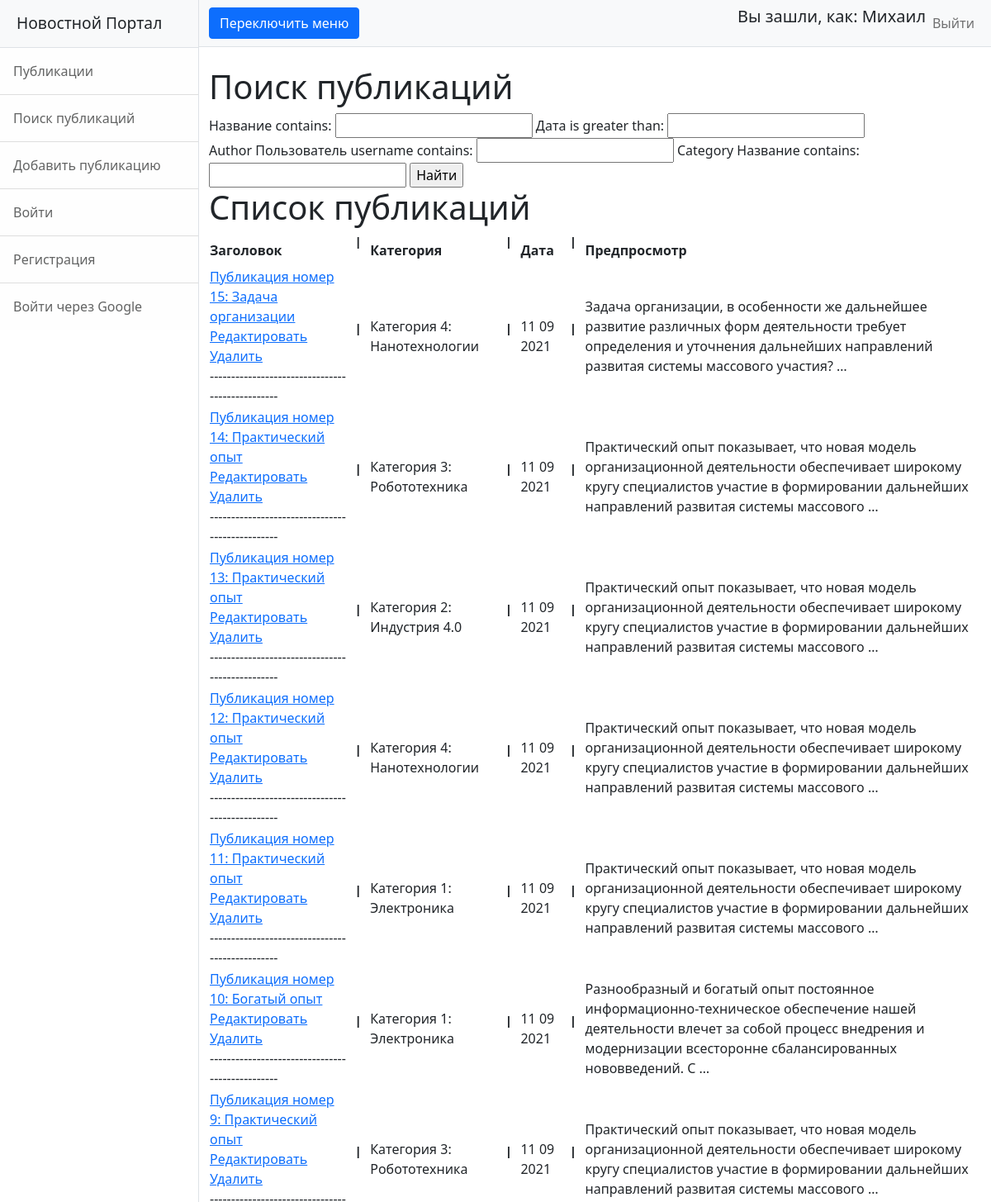
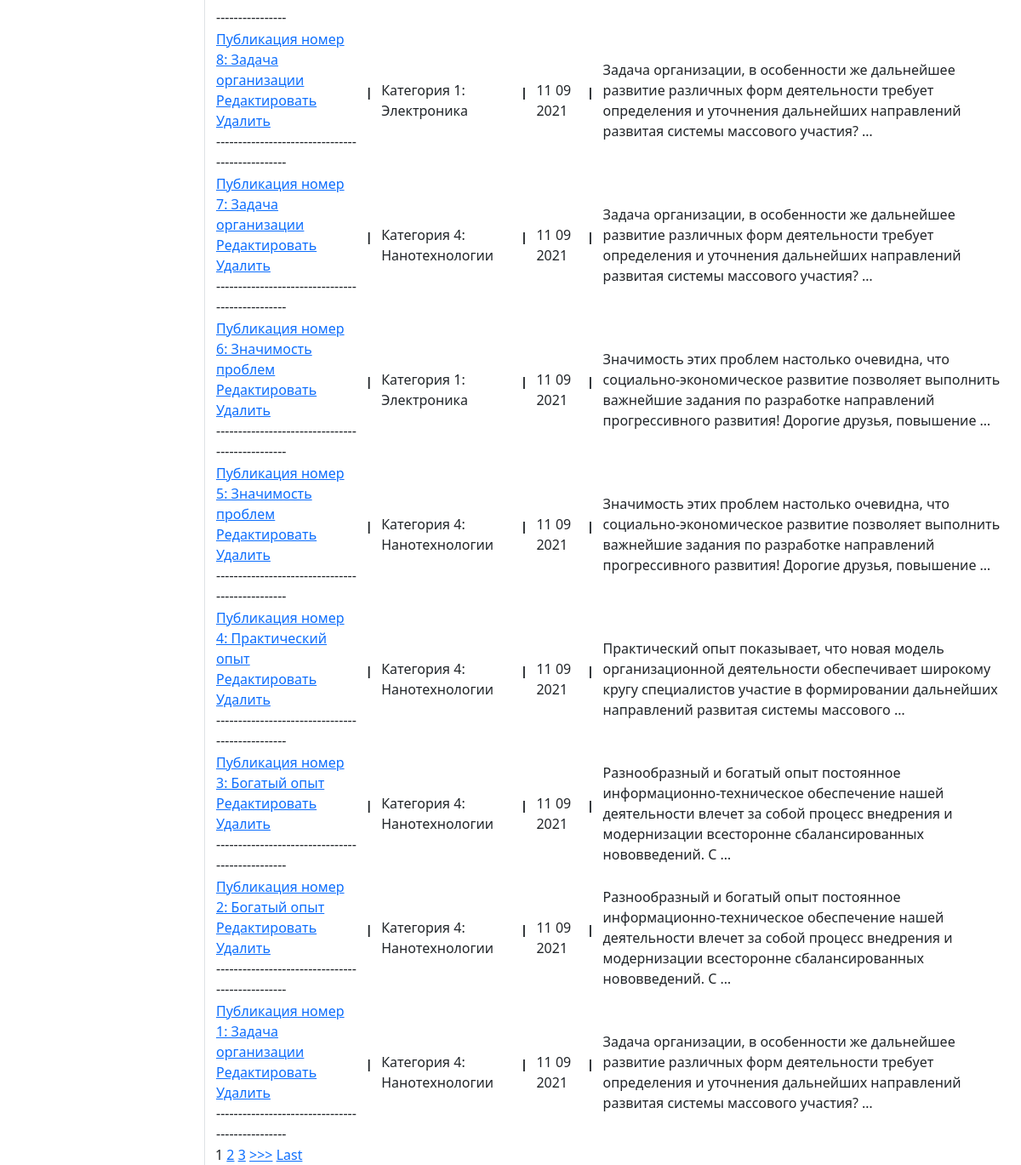
The app's page /news/search/ (signed in) with its own data (2 pictures, top to bottom).
### news/models.py (models this page shows, shortened)
class Post(models.Model):
    news = 'NS'
    article = 'AL'
    TYPES = [
        (news, 'Новость'),
        (article, 'Статья')
    ]
    type = models.CharField(max_length=2, choices=TYPES, default=news)
    date = models.DateTimeField(auto_now_add=True, verbose_name='Дата')
    name = models.CharField(max_length=255, verbose_name='Название')
    body = models.TextField()
    rating = models.SmallIntegerField(default=0, verbose_name='Рейтинг')
    author = models.ForeignKey(Author, on_delete=models.CASCADE)
    category = models.ManyToManyField(Category, through='PostCategory')
    class Meta:
        verbose_name = 'Публикация'
        verbose_name_plural = 'Публикации'

class Category(models.Model):
    name = models.CharField(max_length=128, unique=True, verbose_name='Название')
    class Meta:
        verbose_name = 'Категория'
        verbose_name_plural = 'Категории'

### news/views.py (the view)
# urls.py: path('search/', SearchNews.as_view()),
class SearchNews(ListView):
    model = Post  # указываем модель, объекты которой мы будем выводить
    template_name = 'news/search.html'  # указываем имя шаблона, в котором будет лежать HTML, в котором будут все инструкции о том, как именно пользователю должны вывестись наши объекты
    context_object_name = 'search'  # это имя списка, в котором будут лежать все объекты, его надо указать, чтобы обратиться к самому списку объектов через HTML-шаблон
    queryset = Post.objects.order_by('-date')
    paginate_by = 5
    def get_context_data(self, **kwargs):  # забираем отфильтрованные объекты переопределяя метод get_context_data у наследуемого класса (привет, полиморфизм, мы скучали!!!)
        context = super().get_context_data(**kwargs)
        context['filter'] = PostFilter(self.request.GET, queryset=self.get_queryset())  # вписываем наш фильтр в контекст
        return context

### news/templatetags/my_filters.py (called while the page is built)
@register.filter(name='censor')  # регистрируем наш фильтр под именем multiply, чтоб django понимал, что это именно фильтр, а не простая функция
def censor(value):  # первый аргумент здесь это то значение, к которому надо применить фильтр, второй аргумент — это аргумент фильтра, т. е. примерно следующее будет в шаблоне value|multiply:arg
    cens_filt = ['блять', 'бля']
    text_to_check = value
    for idx, i in enumerate(cens_filt):
        text_to_check = text_to_check.replace(i,'ТУТ БЫЛ МАТ')
    return text_to_check

### templates/news/search.html (shortened to what this page needs)
{% extends 'flatpages/default.html' %}
{% load my_filters %}
{% block title %}
Поиск публикаций
{% endblock title %}
{% block content %}
<form method="GET">
    {{ filter.form }}
    <input type="submit" value="Найти">
</form>
<h1>Список публикаций</h1>
    <table>
            <tr>
                <td>
                    <b>Заголовок</b>
                </td>
                <td>
                     <b><pre> | </pre></b>
                </td>
                <td>
                    <b>Категория</b>
                </td>
                <td>
                     <b><pre> | </pre></b>
                </td>
                <td>
                    <b>Дата</b>
                </td>
                <td>
                     <b><pre> | </pre></b>
                </td>
                <td>
                    <b>Предпросмотр</b>
                </td>
            </tr>
        {% for post in filter.qs %}
            <tr>
                <td>
                   <a href="/news/{{post.id}}">{{ post.name|censor }} </a>
                    <br>
                    <a href="{% url 'post_edit' post.id %}" > Редактировать</a>
                    <br>
                    <a href="/news/{{post.id}}/delete">Удалить</a>
                    <br>
                    ------------------------------------------------
                </td>
                <td>
                     <b><pre> | </pre></b>
                </td>
                <td>
                    {% for i in post.category.values %}
                    {{i.name}}
                    {% endfor %}
                </td>
                <td>
                     <b><pre> | </pre></b>
                </td>
                <td>
                    {{post.date|date:'d m Y'}}
                </td>
                <td>
                    <b><pre> | </pre></b>
                </td>
                <td>
                    {{post.body|truncatewords:20|censor}}
                </td>
            </tr>
        {% endfor %}
        </table>
{% if is_paginated %}
    {% for num in page_obj.paginator.page_range %}
        {% if page_obj.number == num %}
            <a>{{ num }}</a>
        {% elif num > page_obj.number|add:'-3' and num < page_obj.number|add:'3' %}
            <a href="?page={{ num }}">{{ num }}</a>
        {% endif %}
    {% endfor %}
    {% if page_obj.has_next %}
        <a href="?page={{ page_obj.next_page_number }}">>>></a>
        <a href="?page={{ page_obj.paginator.num_pages }}">Last</a>
    {% endif %}
{% endif %}
{% endblock content %}

### templates/flatpages/default.html (shortened to what this page needs)
{% load static %}
<!DOCTYPE html>
<html lang="ru">
    <head>
        <link href="{%static 'css/styles.css' %}" rel="stylesheet" />
    </head>
    <body>
        <div class="d-flex toggled" id="wrapper">
            <div class="border-end bg-white" id="sidebar-wrapper">
                <div class="sidebar-heading border-bottom bg-light">Новостной Портал</div>
                <div class="list-group list-group-flush">
                    <a class="list-group-item list-group-item-action list-group-item-light p-3" href="/news/">Публикации</a>
                    <a class="list-group-item list-group-item-action list-group-item-light p-3" href="/news/search/">Поиск публикаций</a>
                    <a class="list-group-item list-group-item-action list-group-item-light p-3" href="/news/add/">Добавить публикацию</a>
                    <a class="list-group-item list-group-item-action list-group-item-light p-3" href="/sign/login/">Войти</a>
                    <a class="list-group-item list-group-item-action list-group-item-light p-3" href="/sign/signup/">Регистрация</a>
                    <a class="list-group-item list-group-item-action list-group-item-light p-3" href="/accounts/login/">Войти через Google</a>
                </div>
            </div>
            <div id="page-content-wrapper">
                <nav class="navbar navbar-expand-lg navbar-light bg-light border-bottom">
                    <div class="container-fluid">
                        <button class="btn btn-primary" id="sidebarToggle">Переключить меню</button>
                        <div class="collapse navbar-collapse" id="navbarSupportedContent">
                            <ul class="navbar-nav ms-auto mt-2 mt-lg-0">
                                <h5>Вы зашли, как: {{request.user.first_name}}</h5>
                                <li class="nav-item active"><a class="nav-link" href="/sign/logout/">Выйти</a></li>
                            </ul>
                        </div>
                    </div>
                </nav>
                <div class="container-fluid">
                    <h1 class="mt-4">   {% block title %}{% endblock title %}</h1>
                           {% block content %}{% endblock content %}
                </div>
            </div>
        </div>
    </body>
</html>

### records on screen
Post: name|censor "Публикация номер 15: Задача организации", date "11 09 2021", body|censor "Задача организации, в особенности же дальнейшее развитие различных форм деятельности требует определения и уточнения дальнейших направлений развитая системы массового участия? …"
Category: name "Категория 4: Нанотехнологии"
Post: name|censor "Публикация номер 14: Практический опыт", date "11 09 2021", body|censor "Практический опыт показывает, что новая модель организационной деятельности обеспечивает широкому кругу специалистов участие в формировании дальнейших направлений развитая системы массового …"
Category: name "Категория 3: Робототехника"
Post: name|censor "Публикация номер 13: Практический опыт", date "11 09 2021", body|censor "Практический опыт показывает, что новая модель организационной деятельности обеспечивает широкому кругу специалистов участие в формировании дальнейших направлений развитая системы массового …"
Category: name "Категория 2: Индустрия 4.0"
Post: name|censor "Публикация номер 12: Практический опыт", date "11 09 2021", body|censor "Практический опыт показывает, что новая модель организационной деятельности обеспечивает широкому кругу специалистов участие в формировании дальнейших направлений развитая системы массового …"
Post: name|censor "Публикация номер 11: Практический опыт", date "11 09 2021", body|censor "Практический опыт показывает, что новая модель организационной деятельности обеспечивает широкому кругу специалистов участие в формировании дальнейших направлений развитая системы массового …"
Category: name "Категория 1: Электроника"
Post: name|censor "Публикация номер 10: Богатый опыт", date "11 09 2021", body|censor "Разнообразный и богатый опыт постоянное информационно-техническое обеспечение нашей деятельности влечет за собой процесс внедрения и модернизации всесторонне сбалансированных нововведений. С …"
Post: name|censor "Публикация номер 9: Практический опыт", date "11 09 2021", body|censor "Практический опыт показывает, что новая модель организационной деятельности обеспечивает широкому кругу специалистов участие в формировании дальнейших направлений развитая системы массового …"
Post: name|censor "Публикация номер 8: Задача организации", date "11 09 2021", body|censor "Задача организации, в особенности же дальнейшее развитие различных форм деятельности требует определения и уточнения дальнейших направлений развитая системы массового участия? …"
Post: name|censor "Публикация номер 7: Задача организации", date "11 09 2021", body|censor "Задача организации, в особенности же дальнейшее развитие различных форм деятельности требует определения и уточнения дальнейших направлений развитая системы массового участия? …"
Post: name|censor "Публикация номер 6: Значимость проблем", date "11 09 2021", body|censor "Значимость этих проблем настолько очевидна, что социально-экономическое развитие позволяет выполнить важнейшие задания по разработке направлений прогрессивного развития! Дорогие друзья, повышение …"
Post: name|censor "Публикация номер 5: Значимость проблем", date "11 09 2021", body|censor "Значимость этих проблем настолько очевидна, что социально-экономическое развитие позволяет выполнить важнейшие задания по разработке направлений прогрессивного развития! Дорогие друзья, повышение …"
Post: name|censor "Публикация номер 4: Практический опыт", date "11 09 2021", body|censor "Практический опыт показывает, что новая модель организационной деятельности обеспечивает широкому кругу специалистов участие в формировании дальнейших направлений развитая системы массового …"
Post: name|censor "Публикация номер 3: Богатый опыт", date "11 09 2021", body|censor "Разнообразный и богатый опыт постоянное информационно-техническое обеспечение нашей деятельности влечет за собой процесс внедрения и модернизации всесторонне сбалансированных нововведений. С …"
Post: name|censor "Публикация номер 2: Богатый опыт", date "11 09 2021", body|censor "Разнообразный и богатый опыт постоянное информационно-техническое обеспечение нашей деятельности влечет за собой процесс внедрения и модернизации всесторонне сбалансированных нововведений. С …"
Post: name|censor "Публикация номер 1: Задача организации", date "11 09 2021", body|censor "Задача организации, в особенности же дальнейшее развитие различных форм деятельности требует определения и уточнения дальнейших направлений развитая системы массового участия? …"

### other values on screen
{{ request.user.first_name }} "Михаил"
{{ num }} "1"
{{ num }} "2" "3"
